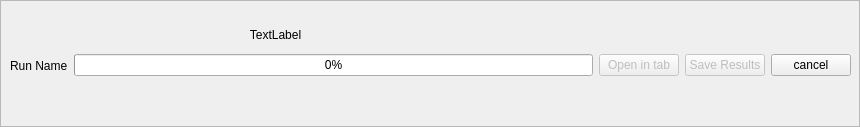
<?xml version="1.0" encoding="UTF-8"?>
<ui version="4.0">
 <class>Frame</class>
 <widget class="QFrame" name="Frame">
  <property name="geometry">
   <rect>
    <x>0</x>
    <y>0</y>
    <width>860</width>
    <height>127</height>
   </rect>
  </property>
  <property name="windowTitle">
   <string>Frame</string>
  </property>
  <property name="frameShape">
   <enum>QFrame::StyledPanel</enum>
  </property>
  <property name="frameShadow">
   <enum>QFrame::Raised</enum>
  </property>
  <widget class="QWidget" name="horizontalLayoutWidget">
   <property name="geometry">
    <rect>
     <x>10</x>
     <y>10</y>
     <width>841</width>
     <height>111</height>
    </rect>
   </property>
   <layout class="QHBoxLayout" name="horizontalLayout">
    <item>
     <widget class="QLabel" name="label">
      <property name="text">
       <string>Run Name</string>
      </property>
     </widget>
    </item>
    <item>
     <widget class="QProgressBar" name="progressBar">
      <property name="value">
       <number>0</number>
      </property>
     </widget>
    </item>
    <item>
     <widget class="QPushButton" name="openTab_button">
      <property name="enabled">
       <bool>false</bool>
      </property>
      <property name="text">
       <string>Open in tab</string>
      </property>
     </widget>
    </item>
    <item>
     <widget class="QPushButton" name="saveResults_button">
      <property name="enabled">
       <bool>false</bool>
      </property>
      <property name="text">
       <string>Save Results</string>
      </property>
     </widget>
    </item>
    <item>
     <widget class="QPushButton" name="cancel_button">
      <property name="text">
       <string>cancel</string>
      </property>
     </widget>
    </item>
   </layout>
  </widget>
  <widget class="QLabel" name="progress_label">
   <property name="geometry">
    <rect>
     <x>30</x>
     <y>20</y>
     <width>491</width>
     <height>30</height>
    </rect>
   </property>
   <property name="text">
    <string>TextLabel</string>
   </property>
   <property name="alignment">
    <set>Qt::AlignCenter</set>
   </property>
   <property name="wordWrap">
    <bool>false</bool>
   </property>
  </widget>
 </widget>
 <resources/>
 <connections/>
</ui>
